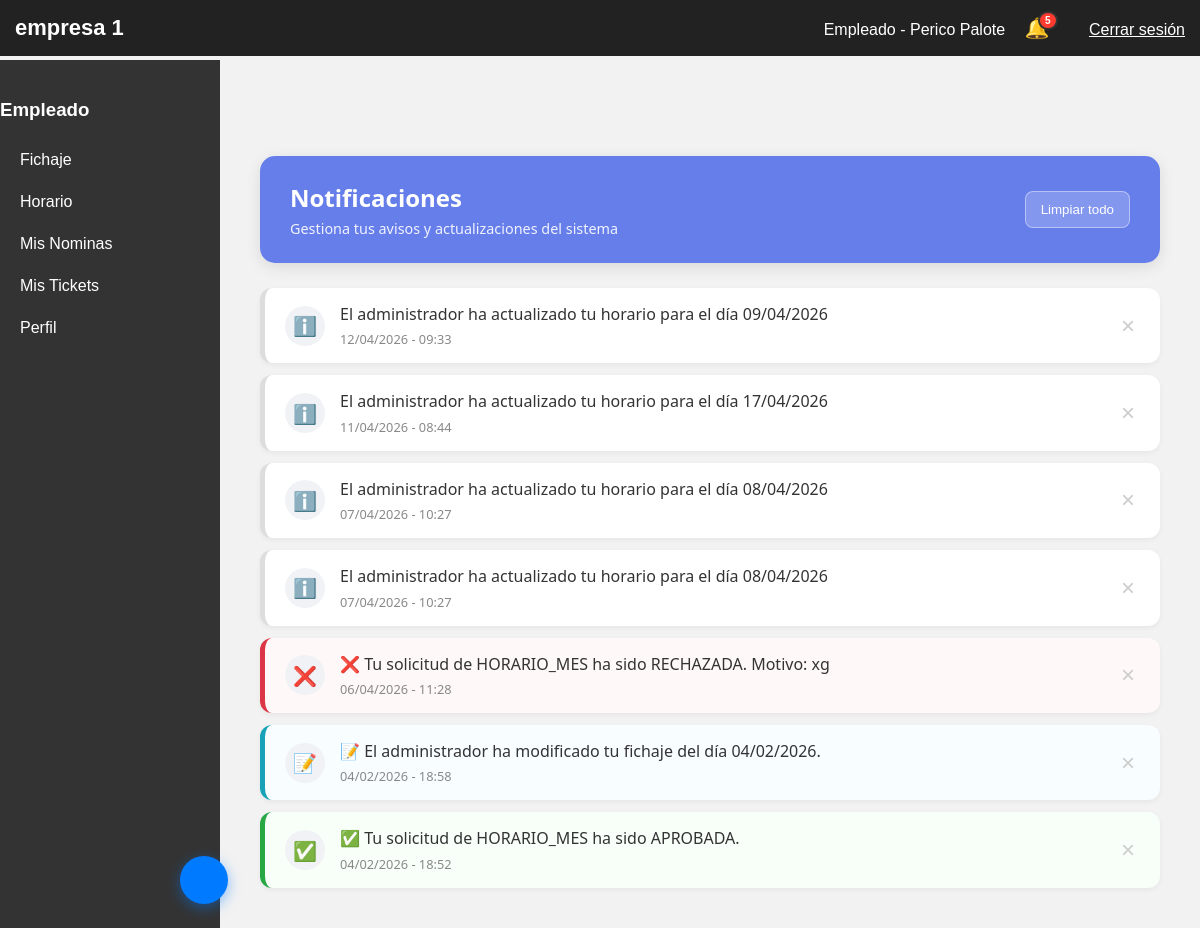
/panel.php?seccion=notificaciones (signed in), run on the app's committed database.
### tables this page shows
CREATE TABLE `notificaciones` (
  `id_notificacion` int(11) NOT NULL,
  `id_usuario` int(11) NOT NULL,
  `mensaje` text NOT NULL,
  `tipo` varchar(50) DEFAULT NULL,
  `leida` tinyint(1) DEFAULT 0,
  `fecha_creacion` timestamp NOT NULL DEFAULT current_timestamp()
);

### secciones/notificaciones.php (the view, shortened to what this page needs)
<?php
$idUsuario = $_SESSION['usuario']['id'];
$pdo->prepare("DELETE FROM NOTIFICACIONES WHERE id_usuario = ? AND fecha_creacion < DATE_SUB(NOW(), INTERVAL 30 DAY)")->execute([$idUsuario]);
$stmt = $pdo->prepare("SELECT * FROM NOTIFICACIONES WHERE id_usuario = ? ORDER BY fecha_creacion DESC");
$stmt->execute([$idUsuario]);
$notificaciones = $stmt->fetchAll(PDO::FETCH_ASSOC);
?>
<link rel="stylesheet" href="css/notificaciones.css">
<div class="notif-page-container">
    <div class="notif-header-banner">
        <div class="header-content">
            <h2> Notificaciones</h2>
            <p>Gestiona tus avisos y actualizaciones del sistema</p>
        </div>
        <button class="btn-clear-all" onclick="eliminarTodas()">
           Limpiar todo
        </button>
    </div>
    <div class="notif-list-container">
        <?php if (empty($notificaciones)): ?>
            <div class="notif-empty-state">
                <div class="empty-icon">📂</div>
                <p>No tienes notificaciones pendientes</p>
            </div>
        <?php else: ?>
            <div class="notif-grid" id="contenedor-notificaciones">
                <?php foreach ($notificaciones as $n):
                    $icono = 'ℹ️';
                    $claseTipo = '';
                    $msg = $n['mensaje'];
                    if (strpos($msg, 'ACEPTADA') !== false || strpos($msg, 'APROBADA') !== false) {
                        $icono = '✅'; $claseTipo = 'notif-success';
                    } elseif (strpos($msg, 'RECHAZADA') !== false) {
                        $icono = '❌'; $claseTipo = 'notif-danger';
                    } elseif (strpos($msg, 'modificado') !== false || strpos($msg, 'añadido') !== false) {
                        $icono = '📝'; $claseTipo = 'notif-info';
                    }
                ?>
                    <div class="notif-card <?= $claseTipo ?>" id="notif-<?= $n['id_notificacion'] ?>">
                        <div class="notif-icon-circle"><?= $icono ?></div>
                        <div class="notif-content">
                            <p class="notif-message"><?= htmlspecialchars($msg) ?></p>
                            <span class="notif-date">
                                 <?= date('d/m/Y - H:i', strtotime($n['fecha_creacion'])) ?>
                            </span>
                        </div>
                        <button class="btn-delete-single" onclick="eliminarNotificacion(<?= $n['id_notificacion'] ?>)" title="Eliminar">
                            &times;
                        </button>
                    </div>
                <?php endforeach; ?>
            </div>
        <?php endif; ?>
    </div>
</div>

### css/empresa_1.css (style rules this page uses)
body { margin:0; font-family: Arial; background:#f2f2f2; }

### css/notificaciones.css (style rules this page uses)
.notif-page-container { padding: 20px; max-width: 900px; margin: 0 auto; font-family: 'Segoe UI', Tahoma, Geneva, Verdana, sans-serif; }
.notif-header-banner { display: flex; justify-content: space-between; align-items: center; padding: 25px 30px; background: linear-gradient(135deg, #667eea 0%, #667eea 100%); color: white; border-radius: 15px; margin-bottom: 25px; box-shadow: 0 4px 15px rgba(0,0,0,0.1); }
.notif-header-banner h2 { margin: 0; font-size: 1.5rem; }
.notif-header-banner p { margin: 5px 0 0 0; opacity: 0.9; font-size: 0.9rem; }
.btn-clear-all { background: rgba(255,255,255,0.2); border: 1px solid rgba(255,255,255,0.4); color: white; padding: 10px 15px; border-radius: 8px; cursor: pointer; transition: all 0.3s; font-weight: 500; }
.notif-grid { display: flex; flex-direction: column; gap: 12px; }
.notif-card { background: white; border-radius: 12px; padding: 15px 20px; display: flex; align-items: center; gap: 15px; position: relative; box-shadow: 0 2px 5px rgba(0,0,0,0.05); border-left: 5px solid #ddd; transition: transform 0.2s, opacity 0.3s; }
.notif-success { border-left-color: #28a745; background: #f8fff9; }
.notif-danger { border-left-color: #dc3545; background: #fff8f8; }
.notif-info { border-left-color: #17a2b8; background: #f8fdff; }
.notif-icon-circle { width: 40px; height: 40px; background: #f0f2f5; border-radius: 50%; display: flex; align-items: center; justify-content: center; font-size: 1.2rem; flex-shrink: 0; }
.notif-content { flex-grow: 1; }
.notif-message { margin: 0; color: #333; font-size: 1rem; line-height: 1.4; }
.notif-date { display: block; margin-top: 5px; color: #888; font-size: 0.8rem; }
.btn-delete-single { background: none; border: none; color: #ccc; font-size: 1.5rem; cursor: pointer; padding: 0 5px; transition: color 0.2s; }

### data on the page
notificaciones: icono "ℹ️", mensaje "El administrador ha actualizado tu horario para el día 09/04/2026", fecha_creacion "12/04/2026 - 09:33"
notificaciones: icono "ℹ️", mensaje "El administrador ha actualizado tu horario para el día 17/04/2026", fecha_creacion "11/04/2026 - 08:44"
notificaciones: icono "ℹ️", mensaje "El administrador ha actualizado tu horario para el día 08/04/2026", fecha_creacion "07/04/2026 - 10:27"
notificaciones: icono "ℹ️", mensaje "El administrador ha actualizado tu horario para el día 08/04/2026", fecha_creacion "07/04/2026 - 10:27"
notificaciones: mensaje "❌", mensaje "❌ Tu solicitud de HORARIO_MES ha sido RECHAZADA. Motivo: xg", fecha_creacion "06/04/2026 - 11:28"
notificaciones: mensaje "📝", mensaje "📝 El administrador ha modificado tu fichaje del día 04/02/2026.", fecha_creacion "04/02/2026 - 18:58"
notificaciones: mensaje "✅", mensaje "✅ Tu solicitud de HORARIO_MES ha sido APROBADA.", fecha_creacion "04/02/2026 - 18:52"

### other printed values
$nombreEmpresa "empresa 1"
$usuario['nombre'] . ' ' . $usuario['apellidos'] "Perico Palote"
$badge "5"
